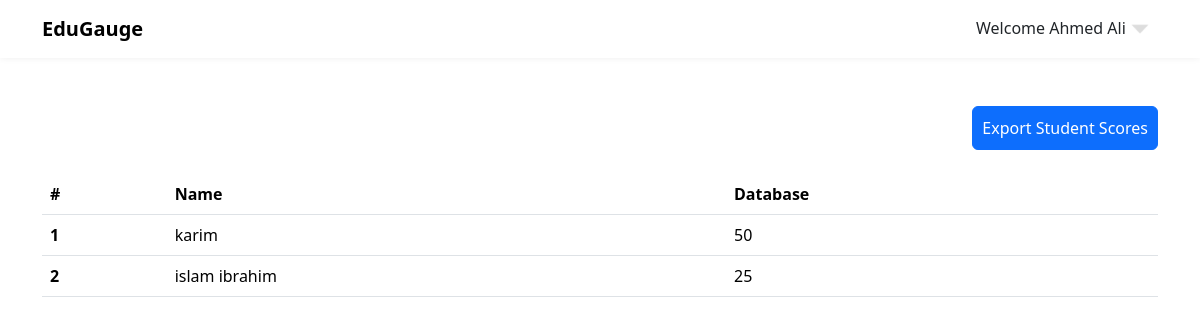
Before: /doctor/scores (signed in) with the older database file.
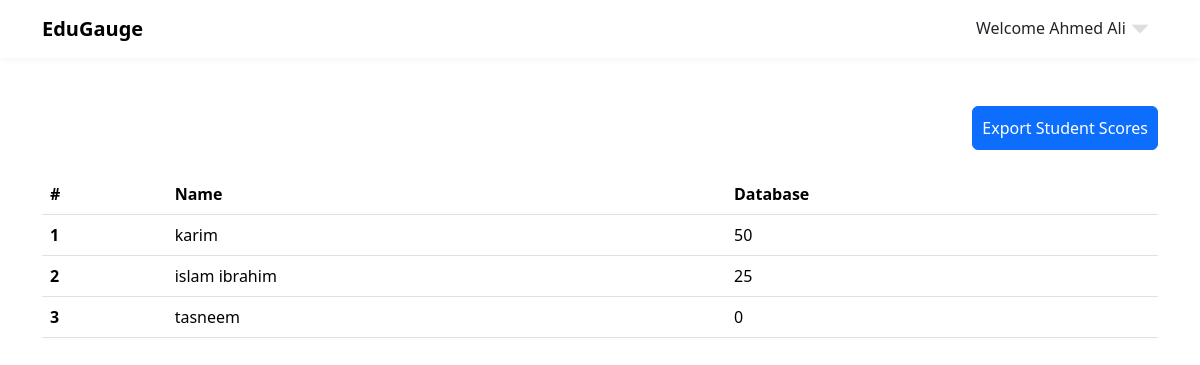
After: the same page with the newer database file.
### app.py (models this page shows)
class Student(db.Model):
    id = db.Column(db.Integer, primary_key=True, autoincrement=True)
    name = db.Column(db.String(120), nullable=False)
    email = db.Column(db.String(120), unique=True, nullable=False)
    password = db.Column(db.String(60), nullable=False)
    answers = db.relationship('StudentAnswers', backref='student', lazy=True)
    scores = db.relationship('Score', backref='student', lazy=True)

class Score(db.Model):
    sore = db.Column(db.Integer, nullable=False)
    student_id = db.Column(db.Integer, db.ForeignKey('student.id'), primary_key=True,nullable=False)
    course_id = db.Column(db.Integer, db.ForeignKey('course.id'),primary_key=True, nullable=False )

### app.py (the view)
@myapp.route("/doctor/scores", methods=['GET'])
def studentScores():
    course = Course.query.filter_by( doctor_id = session['user_id'] ).first()
    scores = Score.query.filter_by( course_id = course.id ).all()
    students = []
    combined_data = ""
    for score in scores:
        student = Student.query.filter_by( id = score.student_id ).first()
        students.append(student)
    if students and scores:
        combined_data = zip(students , scores)
    return render_template( 'doctor/student-scores.html' , combined_data = combined_data , course = course )

### templates/doctor/student-scores.html (shortened to what this page needs)
{% extends 'base.html' %}
{% block link %}
<link rel="stylesheet" href="{{ url_for('static' , filename='css/index.css') }}">
{% endblock %}
{% block body %}
<div class="pt-5 pb-5">
    <div class="container">
        {% if combined_data %}
        <button type="button" class="btn btn-primary d-block ms-auto mb-4" id="btnExport" data-kt-menu-trigger="click"
            data-kt-menu-placement="bottom-end" style="padding: 9px;">Export Student Scores
        </button>
        {% endif %}
        <table class="table">
            <thead>
                <tr>
                    <th scope="col">#</th>
                    <th scope="col">Name</th>
                    {% if course %}
                        <th scope="col">{{course.name}}</th>
                    {% endif %}
                </tr>
            </thead>
            <tbody>
                    {% for student,score in combined_data %}
                        <tr>
                            <th scope="row">{{loop.index}}</th>
                            <td>{{student.name}}</td>
                            <td>{{score.sore}}</td>
                        </tr>
                    {% endfor %}
            </tbody>
        </table>
    </div>
</div>
{% endblock %}

Changed rows visible on the page:
added Student: name "tasneem", sore "0"
